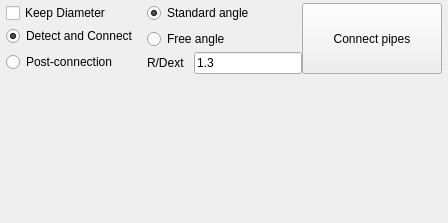
<?xml version="1.0" encoding="UTF-8"?>
<ui version="4.0">
 <class>toolbar_connectpipegroup</class>
 <widget class="QWidget" name="toolbar_connectpipegroup">
  <property name="geometry">
   <rect>
    <x>0</x>
    <y>0</y>
    <width>448</width>
    <height>223</height>
   </rect>
  </property>
  <property name="windowTitle">
   <string>Form</string>
  </property>
  <layout class="QGridLayout" name="gridLayout">
   <property name="leftMargin">
    <number>6</number>
   </property>
   <property name="topMargin">
    <number>3</number>
   </property>
   <property name="rightMargin">
    <number>6</number>
   </property>
   <property name="bottomMargin">
    <number>0</number>
   </property>
   <property name="horizontalSpacing">
    <number>0</number>
   </property>
   <property name="verticalSpacing">
    <number>3</number>
   </property>
   <item row="9" column="0" colspan="3">
    <spacer name="verticalSpacer">
     <property name="orientation">
      <enum>Qt::Vertical</enum>
     </property>
     <property name="sizeHint" stdset="0">
      <size>
       <width>0</width>
       <height>0</height>
      </size>
     </property>
    </spacer>
   </item>
   <item row="0" column="0">
    <widget class="QCheckBox" name="keepDiameterCheckBox">
     <property name="sizePolicy">
      <sizepolicy hsizetype="Preferred" vsizetype="Fixed">
       <horstretch>0</horstretch>
       <verstretch>0</verstretch>
      </sizepolicy>
     </property>
     <property name="text">
      <string>Keep Diameter</string>
     </property>
    </widget>
   </item>
   <item row="2" column="1">
    <layout class="QHBoxLayout" name="horizontalLayout">
     <property name="spacing">
      <number>9</number>
     </property>
     <item>
      <widget class="QLabel" name="label">
       <property name="toolTip">
        <string>Bending radius / External diameter. Common average values: EN 3D=1,3 ; EN 5D=2.3 ; ASME short=1 ; ASME long= 1.5</string>
       </property>
       <property name="text">
        <string>R/Dext</string>
       </property>
      </widget>
     </item>
     <item>
      <widget class="QDoubleEdit" name="ratioRonDextField">
       <property name="sizePolicy">
        <sizepolicy hsizetype="Preferred" vsizetype="Fixed">
         <horstretch>0</horstretch>
         <verstretch>0</verstretch>
        </sizepolicy>
       </property>
       <property name="text">
        <string>1.3</string>
       </property>
      </widget>
     </item>
    </layout>
   </item>
   <item row="0" column="2" rowspan="3">
    <widget class="QToolButton" name="connectPipeButton">
     <property name="sizePolicy">
      <sizepolicy hsizetype="Preferred" vsizetype="Preferred">
       <horstretch>0</horstretch>
       <verstretch>0</verstretch>
      </sizepolicy>
     </property>
     <property name="text">
      <string>Connect pipes</string>
     </property>
     <property name="checkable">
      <bool>true</bool>
     </property>
    </widget>
   </item>
   <item row="1" column="0" rowspan="2">
    <widget class="QWidget" name="detectWidget" native="true">
     <layout class="QVBoxLayout" name="verticalLayout">
      <property name="leftMargin">
       <number>0</number>
      </property>
      <property name="topMargin">
       <number>0</number>
      </property>
      <property name="rightMargin">
       <number>0</number>
      </property>
      <property name="bottomMargin">
       <number>0</number>
      </property>
      <item>
       <widget class="QRadioButton" name="detectConnectRadioButton">
        <property name="sizePolicy">
         <sizepolicy hsizetype="Preferred" vsizetype="Fixed">
          <horstretch>0</horstretch>
          <verstretch>0</verstretch>
         </sizepolicy>
        </property>
        <property name="toolTip">
         <string>Use this method to create an elbow each time you create a pair of pipes.</string>
        </property>
        <property name="text">
         <string>Detect and Connect</string>
        </property>
        <property name="checked">
         <bool>true</bool>
        </property>
       </widget>
      </item>
      <item>
       <widget class="QRadioButton" name="postConnectionRadioButton">
        <property name="sizePolicy">
         <sizepolicy hsizetype="Preferred" vsizetype="Fixed">
          <horstretch>0</horstretch>
          <verstretch>0</verstretch>
         </sizepolicy>
        </property>
        <property name="toolTip">
         <string>Use this method to create the elbows once the pipes are created (Selected pipes). Warning: use the pipes of the same line</string>
        </property>
        <property name="text">
         <string>Post-connection</string>
        </property>
        <property name="checked">
         <bool>false</bool>
        </property>
       </widget>
      </item>
     </layout>
    </widget>
   </item>
   <item row="0" column="1" rowspan="2">
    <widget class="QWidget" name="angleWidget" native="true">
     <layout class="QVBoxLayout" name="verticalLayout_2">
      <property name="spacing">
       <number>6</number>
      </property>
      <property name="leftMargin">
       <number>0</number>
      </property>
      <property name="topMargin">
       <number>0</number>
      </property>
      <property name="rightMargin">
       <number>0</number>
      </property>
      <property name="bottomMargin">
       <number>0</number>
      </property>
      <item>
       <widget class="QRadioButton" name="standardAngleRadioButton">
        <property name="sizePolicy">
         <sizepolicy hsizetype="Preferred" vsizetype="Fixed">
          <horstretch>0</horstretch>
          <verstretch>0</verstretch>
         </sizepolicy>
        </property>
        <property name="toolTip">
         <string>Standard angles: 22°30, 30°, 45°, 60°, 90°, 180°</string>
        </property>
        <property name="text">
         <string>Standard angle</string>
        </property>
        <property name="checked">
         <bool>true</bool>
        </property>
       </widget>
      </item>
      <item>
       <widget class="QRadioButton" name="freeAngleRadioButton">
        <property name="sizePolicy">
         <sizepolicy hsizetype="Preferred" vsizetype="Fixed">
          <horstretch>0</horstretch>
          <verstretch>0</verstretch>
         </sizepolicy>
        </property>
        <property name="text">
         <string>Free angle</string>
        </property>
        <property name="checked">
         <bool>false</bool>
        </property>
        <property name="autoExclusive">
         <bool>true</bool>
        </property>
       </widget>
      </item>
     </layout>
    </widget>
   </item>
  </layout>
 </widget>
 <customwidgets>
  <customwidget>
   <class>QDoubleEdit</class>
   <extends>QLineEdit</extends>
   <header>qdoubleedit.h</header>
  </customwidget>
 </customwidgets>
 <tabstops>
  <tabstop>keepDiameterCheckBox</tabstop>
  <tabstop>detectConnectRadioButton</tabstop>
  <tabstop>postConnectionRadioButton</tabstop>
  <tabstop>standardAngleRadioButton</tabstop>
  <tabstop>freeAngleRadioButton</tabstop>
  <tabstop>ratioRonDextField</tabstop>
  <tabstop>connectPipeButton</tabstop>
 </tabstops>
 <resources>
  <include location="../../../openscantools.qrc"/>
 </resources>
 <connections/>
</ui>
